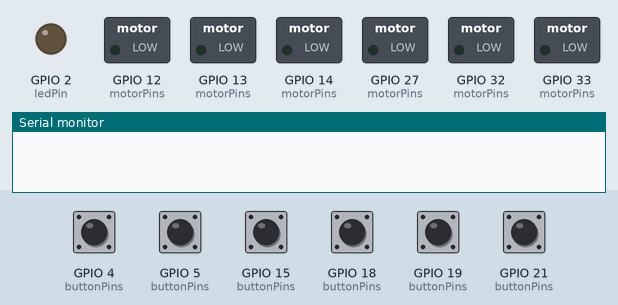
The sketch below on a simulated ESP32. Shown: switched loads named in the sketch (green lamp = pin HIGH), output pins drawn as LEDs (lit = HIGH), the last lines printed to the serial monitor. Inputs (shaded band) come from the test bench; at power-on: GPIO 4 (buttonPins), GPIO 5 (buttonPins), GPIO 15 (buttonPins), GPIO 18 (buttonPins), GPIO 19 (buttonPins), GPIO 21 (buttonPins) HIGH.

Above: at 2.2 s.
2.3 s: GPIO 4 (buttonPins) pulled LOW for 0.15 s
At 2.37 s:
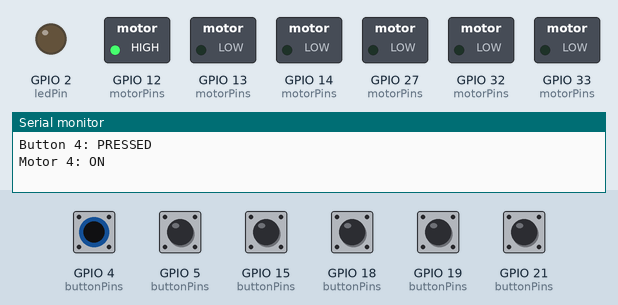
3.9 s: GPIO 5 (buttonPins) pulled LOW for 0.15 s
At 3.97 s:
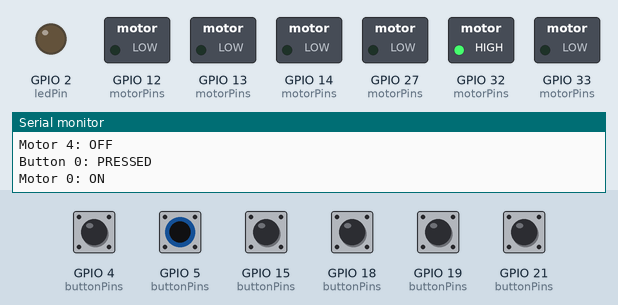
5.5 s: GPIO 15 (buttonPins) pulled LOW for 0.15 s
At 5.58 s:
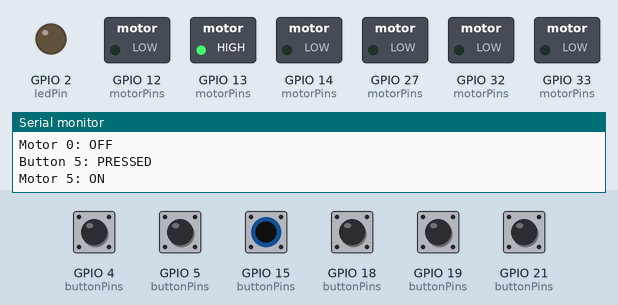
7.1 s: GPIO 18 (buttonPins) pulled LOW for 0.15 s
At 7.18 s:
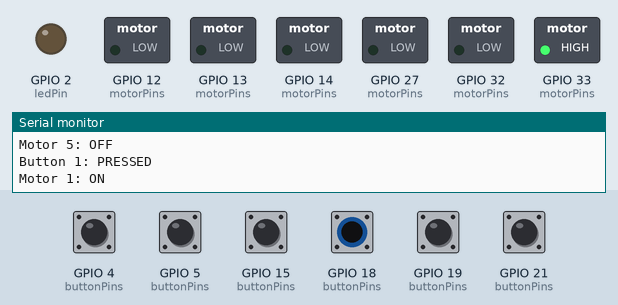
8.7 s: GPIO 19 (buttonPins) pulled LOW for 0.15 s
At 8.78 s:
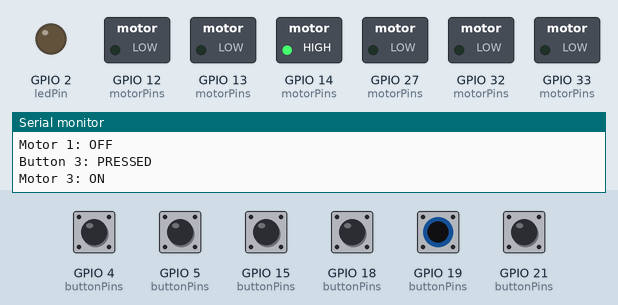
10.3 s: GPIO 21 (buttonPins) pulled LOW for 0.15 s
At 10.38 s:
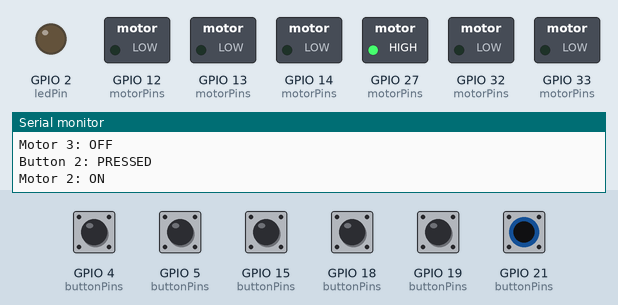
Timing chart, 0 to 12.9 s (numbered marks = the images above; inputs shaded):
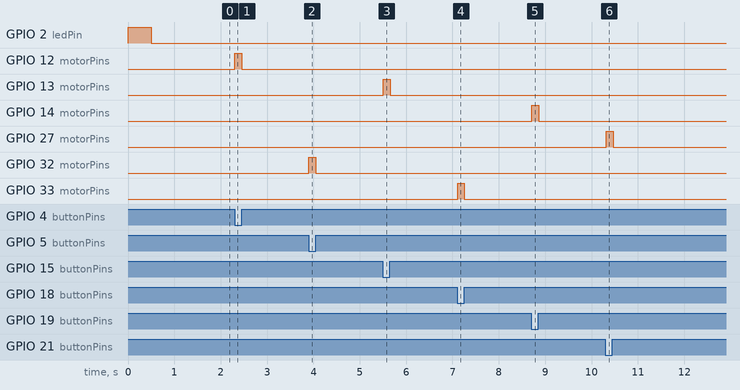

The sketch:

GR1.ino.ino
```cpp
// C++ code cải tiến
//
#define motorleft 32
#define motorright 33
#define motorfront 27
#define motorback 14
#define motorup 12
#define motordown 13

#define buttonleft 5
#define buttonright 18
#define buttonfront 21
#define buttonback 19
#define buttonup 4
#define buttondown 15

bool prevButtonState[] = {HIGH, HIGH, HIGH, HIGH, HIGH, HIGH};
int buttonPins[] = {buttonleft, buttonright, buttonfront, buttonback, buttonup, buttondown};
int motorPins[] = {motorleft, motorright, motorfront, motorback, motorup, motordown};


//debug sut áp
const int ledPin = 2;

void setup()
{
  // Serial Monitor
  Serial.begin(115200);

  //set up signal pins
  for (int i = 0; i < 6; i++) {
    pinMode(buttonPins[i], INPUT_PULLUP);
  }

  // Default the state of all motors
  for (int i = 0; i < 6; i++) {
    pinMode(motorPins[i], OUTPUT);
    digitalWrite(motorPins[i], LOW);
  }

  //debug sụt áp
  pinMode(ledPin, OUTPUT);
  esp_reset_reason_t reason = esp_reset_reason();
  if (reason == ESP_RST_POWERON || reason == ESP_RST_BROWNOUT) {
    // nếu ESP32 được khởi động lại
    flashLED();
  }
}
// Nháy led
void flashLED() {
  digitalWrite(ledPin, HIGH);
  delay(500); // LED sáng trong 200ms
  digitalWrite(ledPin, LOW);
  delay(500); // LED tắt trong 200ms
}

void loop()
{
  for (int i = 0; i < 6; i++) {
    bool buttonState = digitalRead(buttonPins[i]);

    // DO action only if buttonstate change
    if (buttonState != prevButtonState[i]) {
      if (buttonState == LOW) {
        digitalWrite(motorPins[i], HIGH);

        //debugging
        Serial.print("Button ");
        Serial.print(i);
        Serial.println(": PRESSED");
        Serial.print("Motor ");
        Serial.print(i);
        Serial.println(": ON");

        // Allow only 1 motor work in one time
        for (int j = 0; j < 6; j++) {
          if (j != i) {
            digitalWrite(motorPins[j], LOW);
          }
        }
      } else { // release button and debugging
        digitalWrite(motorPins[i], LOW);
        Serial.print("Button ");
        Serial.print(i);
        Serial.println(": RELEASED");
        Serial.print("Motor ");
        Serial.print(i);
        Serial.println(": OFF");
      }

      // Cập nhật trạng thái trước đó của nút
      prevButtonState[i] = buttonState;
    }
  }

  // Delay nhỏ để tránh làm quá tải Serial Monitor
  delay(50);
}
```

Measured:
- after the input at 2.3 s, GPIO 12 (motorPins): LOW → HIGH at once, → LOW 0.15 s later
- after the input at 3.9 s, GPIO 32 (motorPins): LOW → HIGH at once, → LOW 0.15 s later
- after the input at 5.5 s, GPIO 13 (motorPins): LOW → HIGH at once, → LOW 0.15 s later
- after the input at 7.1 s, GPIO 33 (motorPins): LOW → HIGH at once, → LOW 0.15 s later
- after the input at 8.7 s, GPIO 14 (motorPins): LOW → HIGH at once, → LOW 0.15 s later
- after the input at 10.3 s, GPIO 27 (motorPins): LOW → HIGH at once, → LOW 0.15 s later
